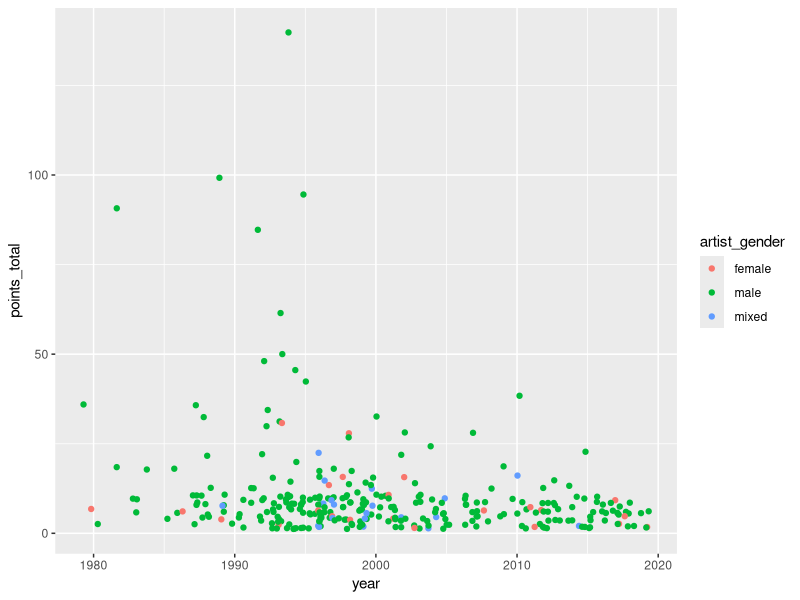

Generate this figure with R:
install.packages("tidyverse")
library(tidyverse)

polls <- read.csv('data/bbc_hiphop_25.csv')
polls <- mutate(polls, points = (6 - rank) * 2)
by_song <- group_by(polls, artist, title, year, artist_gender)
ranking <- summarise(by_song, points_total = sum(points), n = n())

View(ranking)

ggplot(data = ranking) + 
  geom_point(mapping = aes(x = year, y = points_total, color = artist_gender), position = "jitter")
